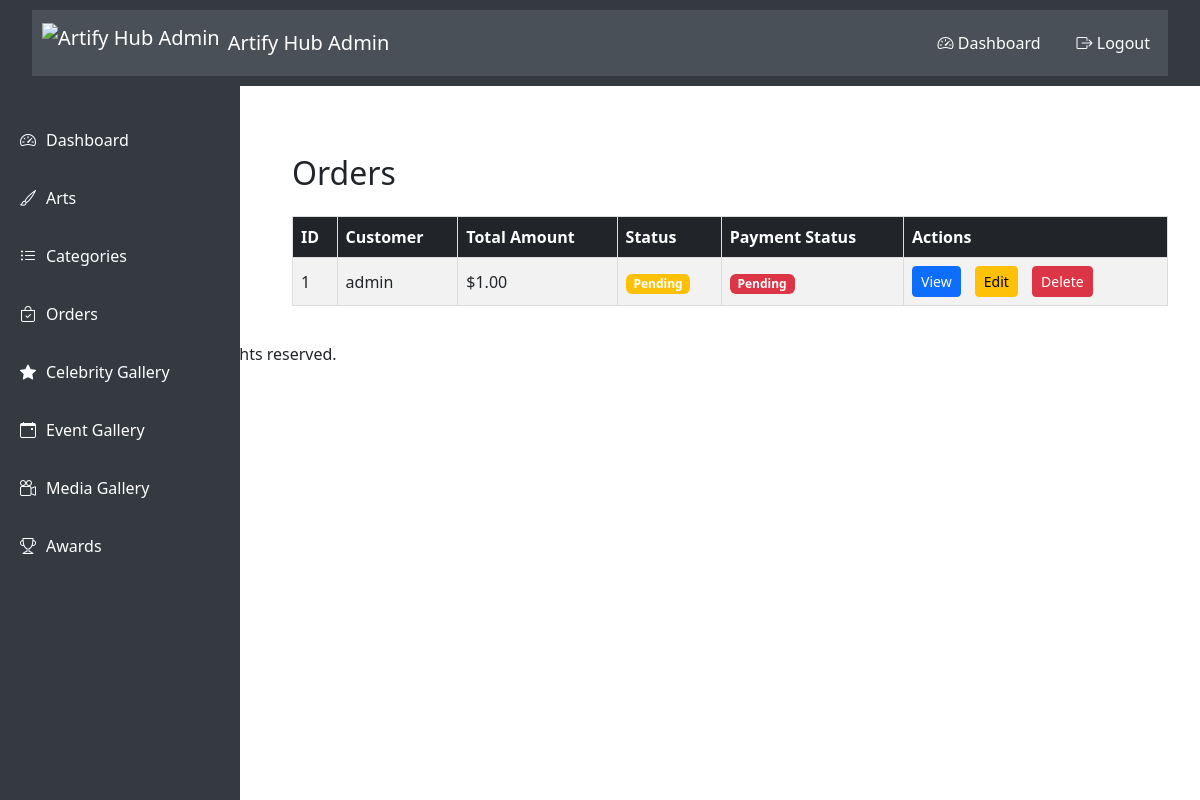
Page /admin/orders/list.php (signed in) on the committed database.
### tables this page shows
CREATE TABLE `orders` (
  `id` int(11) NOT NULL,
  `user_id` int(11) NOT NULL,
  `total_amount` decimal(10,2) NOT NULL,
  `status` varchar(50) DEFAULT 'pending',
  `payment_status` varchar(50) DEFAULT 'unpaid',
  `razorpay_order_id` varchar(100) DEFAULT NULL,
  `razorpay_payment_id` varchar(100) DEFAULT NULL,
  `created_at` datetime DEFAULT current_timestamp()
);

CREATE TABLE `users` (
  `id` int(11) NOT NULL,
  `name` varchar(255) NOT NULL,
  `email` varchar(255) NOT NULL,
  `password` varchar(255) NOT NULL,
  `role` enum('admin','customer') DEFAULT 'customer',
  `created_at` timestamp NOT NULL DEFAULT current_timestamp()
);

### admin/orders/list.php (the view, shortened to what this page needs)
<?php
require_once '../../includes/db.php';
$orders = $pdo->query("SELECT o.*, u.name as customer_name FROM orders o JOIN users u ON o.user_id = u.id")->fetchAll();
?>
<!DOCTYPE html>
<html lang="en">
<head>
    <link href="https://cdn.jsdelivr.net/npm/bootstrap@5.3.0/dist/css/bootstrap.min.css" rel="stylesheet">
</head>
<body>
    <?php include '../includes/header.php'; ?>
    <?php include '../includes/sidebar.php'; ?>
    <div class="content">
        <div class="container mt-5">
            <h2 class="mb-4">Orders</h2>
            <table class="table table-striped table-hover">
                <thead class="table-dark">
                    <tr>
                        <th>ID</th>
                        <th>Customer</th>
                        <th>Total Amount</th>
                        <th>Status</th>
                        <th>Payment Status</th>
                        <th>Actions</th>
                    </tr>
                </thead>
                <tbody>
                    <?php foreach ($orders as $order): ?>
                        <tr>
                            <td><?php echo $order['id']; ?></td>
                            <td><?php echo htmlspecialchars($order['customer_name']); ?></td>
                            <td>$<?php echo number_format($order['total_amount'], 2); ?></td>
                            <td>
                                <span class="badge bg-<?php echo $order['status'] === 'completed' ? 'success' : 'warning'; ?>">
                                    <?php echo ucfirst($order['status']); ?>
                                </span>
                            </td>
                            <td>
                                <span class="badge bg-<?php echo $order['payment_status'] === 'paid' ? 'success' : 'danger'; ?>">
                                    <?php echo ucfirst($order['payment_status']); ?>
                                </span>
                            </td>
                            <td class="table-actions">
                                <a href="view.php?id=<?php echo $order['id']; ?>" class="btn btn-primary btn-sm">View</a>
                                <a href="edit.php?id=<?php echo $order['id']; ?>" class="btn btn-warning btn-sm">Edit</a>
                                <a href="delete.php?id=<?php echo $order['id']; ?>" class="btn btn-danger btn-sm" onclick="return confirm('Are you sure?')">Delete</a>
                            </td>
                        </tr>
                    <?php endforeach; ?>
                </tbody>
            </table>
        </div>
    </div>
    <?php include '../includes/footer.php'; ?>
</body>
</html>

### assets/css/common.css (style rules this page uses)
body { font-family: Arial, sans-serif; margin: 0; padding: 0; background-color: #f9f9f9; color: #333; }
h1, h2, h3, h4, h5, h6 { color: #343a40; margin-bottom: 20px; }
a { text-decoration: none; color: #0d6efd; }
.content { margin-left: 260px; padding: 20px; }
table { width: 100%; border-collapse: collapse; margin: 20px 0; }
table th, table td { border: 1px solid #ddd; padding: 10px; text-align: left; }
table th { background-color: #343a40; color: white; }
.btn { display: inline-block; padding: 10px 20px; color: white; background-color: #0d6efd; border: none; border-radius: 5px; cursor: pointer; transition: background 0.3s; }

### admin/orders/list.php (style rules this page uses)
.content { margin-left: 250px; padding: 20px; }
.table th, .table td { vertical-align: middle; }
.table-actions a { margin-right: 10px; }

### rows in the picture
orders: id "1", user.name "admin", total_amount "1.00", status "Pending", payment_status "Pending"
